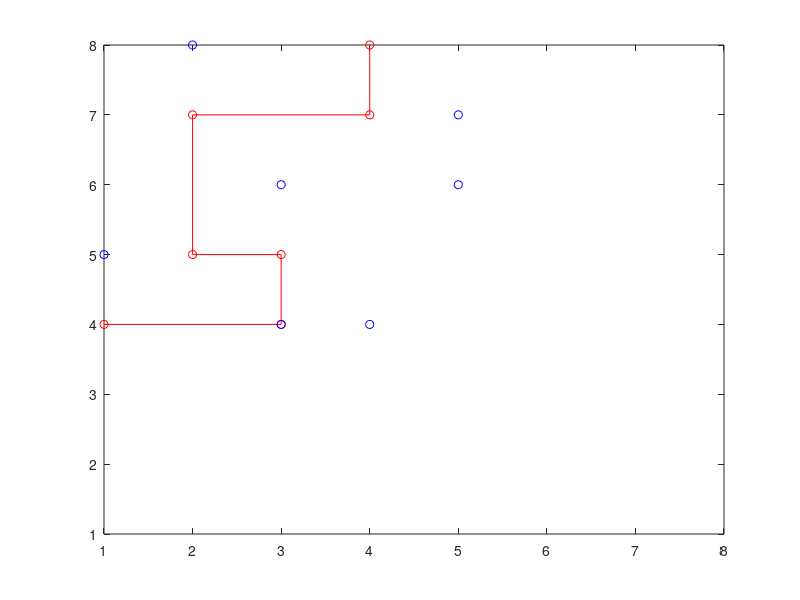

Write the MATLAB code that produced this figure.
save puzzle_example.mat
clc;
clear all;

%%
width = 6;
length = 6;

startpoint_row = [1];
startpoint_column = [3, 4];

endpoint_row = [3, 4];
endpoint_column = [8];

rocks_initial = [3, 4; 5, 6];

%% randomly set startpoint & endpoint

size_s_column = max(size(startpoint_column(1, :)));
size_s_row = max(size(startpoint_row(1, :)));
size_e_column = max(size(endpoint_column(1, :)));
size_e_row = max(size(endpoint_row(1, :)));

s_rand_column = randperm(size_s_column) - 1;
s_rand_row = randperm(size_s_row) - 1;
e_rand_column = randperm(size_e_column) - 1;
e_rand_row = randperm(size_e_row) - 1;

startpoint = zeros(1, 2);
endpoint = zeros(1, 2);

startpoint(1, 1) = startpoint_row(1, 1) + s_rand_row(1, 1);
startpoint(1, 2) = startpoint_column(1, 1) + s_rand_column(1, 1);

endpoint(1, 1) = endpoint_row(1, 1) + e_rand_row(1, 1);
endpoint(1, 2) = endpoint_column(1, 1) + e_rand_column(1, 1);

%% map

map = zeros(length + 2, width + 2);
map(1, :) = 1; map(end, :) = 1;
map(:, 1) = 1; map(:, end) = 1;

for i = 1 : max(size(startpoint_column))
    for j = 1 : max(size(startpoint_row))
        map(startpoint_row(1, j), startpoint_column(1, i)) = 1;
    end
end

for i = 1 : max(size(endpoint_column))
    for j = 1 : max(size(endpoint_row))
        map(endpoint_row(1, j), endpoint_column(1, i)) = 1;
    end
end




%% decide horizontal vs vertical

if startpoint(1, 1) ~= 1
    if startpoint(1, 1) ~= length + 2
       horizontal_s = 1;
       vertical_s = 0;
    elseif startpoint(1, 1) == length + 2
        horizontal_s = 0;
        vertical_s = 1;
    end
elseif startpoint(1, 1) == 1
    horizontal_s = 0;
    vertical_s = 1;
end

if endpoint(1, 1) ~= 1
    if endpoint(1, 1) ~= length + 2
       horizontal_e = 1;
       vertical_e = 0;
    elseif endpoint(1, 1) == length + 2
        horizontal_e = 0;
        vertical_e = 1;
    end
elseif endpoint(1, 1) == 1
    horizontal_e = 0;
    vertical_e = 1;  
end

%% generate path

path = zeros(2, 2);  % record path
path(1, 1 : 2) = startpoint;
num_path = 2;

rocks = zeros(1, 2); % record rocks
num_rocks = 1;
if rocks_initial(1, 1) ~= 0
for i = 1 : max(size(rocks_initial(:, 1)))
    rocks(num_rocks, :) = rocks_initial(i, :);
    map(rocks_initial(i, 1), rocks_initial(i, 2)) = 1;
    num_rocks = num_rocks + 1;
end
end

horizontal = horizontal_s;
vertical = vertical_s;


%% first step
keep = 1;

row = startpoint(1, 1);
column = startpoint(1, 2);
% 
% if horizontal == 0
%     rand_by_width = randperm(width); % x is randomly select, y is fixed
%     if rand_by_width(1, 1) == row
%         row_new = rand_by_width(1, 2);
%     elseif rand_by_width(1, 1) ~= row
%         row_new = rand_by_width(1, 1);
%     end
%     
%     %%% add rock
%     map(row_new + (row_new - row) / abs(row_new - row), column) = 1;
%     rocks(num_rocks, :) = [row_new + (row_new - row) / abs(row_new - row), column];
%     num_rocks = num_rocks + 1;
%     
%     
%     %%% update x and y
%     path(num_path, 1) = row_new;
%     path(num_path, 2) = column;
%     row = row_new;
%     column = column;
%     num_path = num_path + 1;
%     
%     %%% next path = vertical
%     horizontal = 1;
%     vertical = 0;
% 
% elseif horizontal == 1
%     rand_by_length = randperm(length); % x is randomly select, y is fixed
%     if rand_by_length(1, 1) == column
%         column_new = rand_by_length(1, 2);
%     elseif rand_by_length(1, 1) ~= column
%         column_new = rand_by_length(1, 1);
%     end
%     
%     %%% add rock
%     map(row, column_new + (column_new - column) / abs(column_new - column)) = 1;
%     rocks(num_rocks, :) = [row, column_new + (column_new - column) / abs(column_new - column)];
%     num_rocks = num_rocks + 1;
%     
%     %%% update x and y
%     path(num_path, 1) = row;
%     path(num_path, 2) = column_new;
%     row = row;
%     column = column_new;
%     num_path = num_path + 1;
%     
%     %%% next path = horizontal
%     horizontal = 0;
%     vertical = 1;
% end

clearvars rand_by_width;
clearvars rand_by_length;
clearvars row_new;
clearvars column_new;


%% second path, get rid of the possibility that the puzzle can be done immediately
% 
% if horizontal == horizontal_e %%% check the puzzle can be solved immediately
%     if path(2, 1) == endpoint(1, 1) %%% horizontal, same row
%         if endpoint(1, 2) - path(2, 2) > 0 %%% check the path direction
%            rand_col =  randperm(endpoint(1, 2) - path(2, 2) - 2);
%            column_new = rand_col + column; 
%            row = row;
%            
%            %%% add rock
%            rock(row, column_new + 1) = 1;
%            
%         elseif endpoint(1, 2) - path(2, 2) < 0
%            rand_col =  randperm(abs(endpoint(1, 2) - path(2, 2)) - 2);
%            column_new = rand_col - column; 
%            row = row;
%         end
%     end
% end

%% paths after

while keep == 1


if horizontal == 0
    clearvars column_new;
    clearvars row_new;
     %%% see if rock exists in the same column
    a = 1; b = 1;
    if num_path == 2
        map_now = map(:, startpoint(1, 2));
    elseif num_path > 2
        map_now = map(:, path(num_path - 1, 2)); % slice the row we're checking
    end
    map_num = zeros(max(size(map_now)), 1);
    for i = 1 : max(size(map_now))
        map_num(i, 1) = i;
    end
    map_check = zeros(max(size(map_now)), 1);
    for i = 1 : max(size(map_now))
        map_check(i, 1) = map_now(i, 1) * (map_num(i, 1) - path(num_path - 1, 1));
    end %%% 'checker' is set
    
    for i = 1 : max(size(map_now))
        if map_check(i, 1) < 0
            a = i;
        elseif map_check(i, 1) > 0
            b = i;
        end
    end
    
    rand = randperm(b - a - 1) + a * ones(1, b - a - 1); % x is randomly select, y is fixed
        if rand(1, 1) == row
        row_new = rand(1, 2);
    elseif rand(1, 1) ~= row
        row_new = rand(1, 1);
    end
    
    %%% add rock
    map(row_new + (row_new - row) / abs(row_new - row), column) = 1;
    rocks(num_rocks, :) = [row_new + (row_new - row) / abs(row_new - row), column];
    num_rocks = num_rocks + 1;
    
    %%% update x and y
    path(num_path, 1) = row_new;
    path(num_path, 2) = column;
    row = row_new;
    column = column;
    num_path = num_path + 1;
    
    %%% next path = vertical
    horizontal = 1;
    vertical = 0;
    
    if horizontal == horizontal_e
    if row == endpoint(1, 1)
        
     a = 1; b = 1;
    map_now = map(path(num_path - 1, 1), :); % slice the row we're checking
    map_num = zeros(1, max(size(map_now)));
    for i = 1 : max(size(map_now))
        map_num(1, i) = i;
    end
    map_check = zeros(1, max(size(map_now)));
    for i = 1 : max(size(map_now))
        map_check(1, i) = map_now(1, i) * (map_num(1, i) - path(num_path - 1, 2));
    end %%% 'checker' is set
    
    for i = 1 : max(size(map_now))
        if map_check(1, i) > 0
            b = i;
        end
    end
    if b == endpoint(1, 2)
        keep = 0;
    end
    end
    end
    
    
elseif horizontal == 1 %%% have to make new 'column', row is fixed
    %%% see if rock exists in the same row
    clearvars column_new;
    clearvars row_new;
    a = 1; b = 1;
    if num_path == 2
        map_now = map(startpoint(1, 1), :);
    elseif num_path > 2
        map_now = map(path(num_path - 1, 1), :); % slice the row we're checking
    end
    map_num = zeros(1, max(size(map_now)));
    for i = 1 : max(size(map_now))
        map_num(1, i) = i;
    end
    map_check = zeros(1, max(size(map_now)));
    for i = 1 : max(size(map_now))
        map_check(1, i) = map_now(1, i) * (map_num(1, i) - path(num_path - 1, 2));
    end %%% 'checker' is set
    
    for i = 1 : max(size(map_now))
        if map_check(1, i) < 0
            a = i;
        elseif map_check(1, i) > 0
            b = i;
        end
    end 
    
    
    rand = randperm(b - a - 1) + a * ones(1, b - a - 1); % x is randomly select, y is fixed
    
    if rand(1, 1) == column
        column_new = rand(1, 2);
    elseif rand(1, 1) ~= column
        column_new = rand(1, 1);
    end
    
    %%% add rock
    map(row, column_new + (column_new - column) / abs(column_new - column)) = 1;
    rocks(num_rocks, :) = [row, column_new + (column_new - column) / abs(column_new - column)];
    num_rocks = num_rocks + 1;
    
    %%% update x and y
    path(num_path, 1) = row;
    path(num_path, 2) = column_new;
    row = row;
    column = column_new;
    num_path = num_path + 1;
    
    %%% next path = horizontal
    horizontal = 0;
    vertical = 1;
    
    if horizontal == horizontal_e
    if column == endpoint(1, 2)
    a = 1; b = 1;
    map_now = map(:, path(num_path - 1, 2)); % slice the row we're checking
    map_num = zeros(max(size(map_now)), 1);
    for i = 1 : max(size(map_now))
        map_num(i, 1) = i;
    end
    map_check = zeros(max(size(map_now)), 1);
    for i = 1 : max(size(map_now))
        map_check(i, 1) = map_now(i, 1) * (map_num(i, 1) - path(num_path - 1, 1));
    end %%% 'checker' is set
    
    for i = 1 : max(size(map_now))
        if map_check(i, 1) > 0
            b = i;
        end
    end
    if b == endpoint(1, 1)
        keep = 0;
    end
    end
    end

end

for i = 1 : 2
    path(num_path, i) = endpoint(1, i);
end
    
end
num_rocks = num_rocks - 1;
num_path = num_path - 1;

%% overwrite the walls
map(1, :) = 999999; map(end, :) = 999999;
map(:, 1) = 999999; map(:, end) = 999999;



%% generated

map(1, :) = 999999; map(end, :) = 999999;
map(:, 1) = 999999; map(:, end) = 999999;

for i = 1 : max(size(startpoint_column))
    for j = 1 : max(size(startpoint_row))
        map(startpoint_row(1, j), startpoint_column(1, i)) = 1111;
    end
end

for i = 1 : max(size(endpoint_column))
    for j = 1 : max(size(endpoint_row))
        map(endpoint_row(1, j), endpoint_column(1, i)) = 2222;
    end
end

disp(map)
%%
clearvars startpoint_column; clearvars startpoint_row;
clearvars endpoint_column; clearvars endpoint_row;

clearvars s_rand_column; clearvars s_rand_row;
clearvars e_rand_column; clearvars e_rand_row;

%%
plot(path(:, 1),path(:, 2),'ro-'); hold on;
plot(rocks(:, 1), rocks(:, 2), 'bo');
axis([1, width + 2, 1, length + 2])
